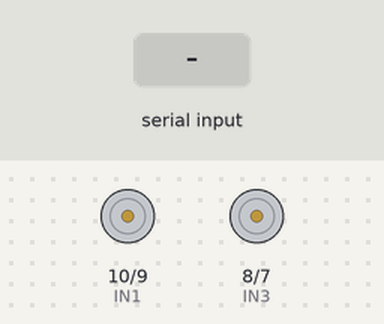
Simulated run of this sketch. Board: Arduino Uno, built with avr-gcc and run on an emulated ATmega328P. On the bench: motor-driver pin pairs drawn as motors (green arrow = first pin HIGH = forward, orange = second pin HIGH = backward, longer = more drive, scaled by the enable pin). The test bench sets the inputs (shaded band).

Above: at 1.2 s.
1.3 s: "a" received over Serial
At 1.6 s:
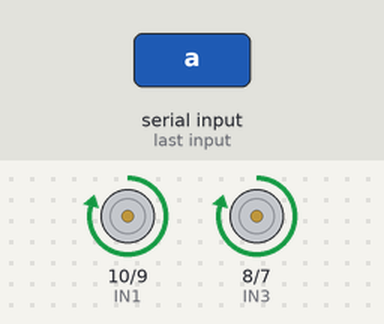
2.8 s: "t" received over Serial
At 3.9 s:
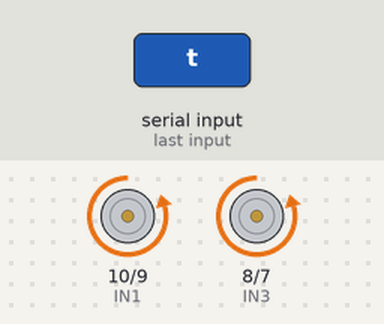
4.3 s: "l" received over Serial
At 5.1 s:
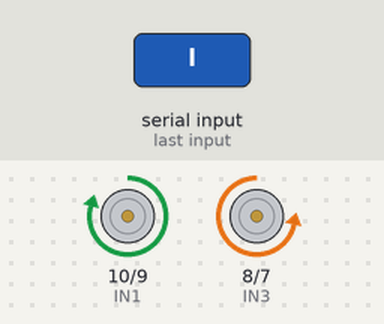
5.8 s: "r" received over Serial
At 6.2 s:
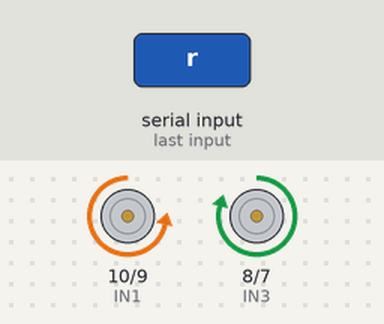
Timing chart, 0 to 8.3 s (numbered marks = the images above; inputs shaded):
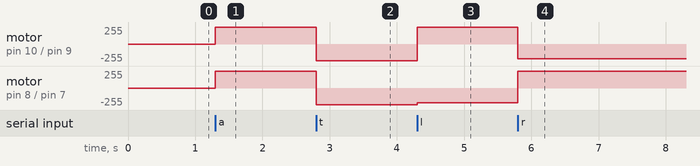

The sketch:

CODIGOMOTORES.ino
```cpp
const int ENA = 11;
const int ENB = 6;
const int IN1 = 10;
const int IN2 = 9;
const int IN3 = 8;
const int IN4 = 7;

int vel = 250;
int velGiro = 220;

void setup() {
  Serial.begin(115200);  // Iniciamos la comunicación serial

  pinMode(ENA, OUTPUT);
  pinMode(IN1, OUTPUT);
  pinMode(IN2, OUTPUT);
  pinMode(ENB, OUTPUT);
  pinMode(IN3, OUTPUT);
  pinMode(IN4, OUTPUT);
}

void loop() {
  if (Serial.available() > 0) {
    char dato = Serial.read();
    if (dato == 'a') {
      forward();
    }
    if (dato == 't') {
      downcart();
    }
    if (dato == 'l') {
      leftcart();
    }
    if (dato == 'r') {
      rightcart();
    }
  }
}


void forward() {
  digitalWrite(IN1, HIGH);
  digitalWrite(IN2, LOW);
  digitalWrite(IN3, HIGH);
  digitalWrite(IN4, LOW);
  analogWrite(ENA, vel);
  analogWrite(ENB, vel);
}

void downcart() {
  digitalWrite(IN1, LOW);
  digitalWrite(IN2, HIGH);
  digitalWrite(IN3, LOW);
  digitalWrite(IN4, HIGH);
  analogWrite(ENA, vel);
  analogWrite(ENB, vel);
}

void leftcart() {
  digitalWrite(IN1, HIGH);
  digitalWrite(IN2, LOW);
  digitalWrite(IN3, LOW);
  digitalWrite(IN4, HIGH);
  analogWrite(ENA, vel);
  analogWrite(ENB, velGiro);
}

void rightcart() {
  digitalWrite(IN1, LOW);
  digitalWrite(IN2, HIGH);
  digitalWrite(IN3, HIGH);
  digitalWrite(IN4, LOW);
  analogWrite(ENA, velGiro);
  analogWrite(ENB, vel);
}

void stopcart() {
  digitalWrite(IN1, LOW);
  digitalWrite(IN2, LOW);
  digitalWrite(IN3, LOW);
  digitalWrite(IN4, LOW);
  analogWrite(ENA, 0);
  analogWrite(ENB, 0);
}
```

Measured:
- after the input at 1.3 s, motor on pin 10 (IN1) / pin 9 (IN2), motor on pin 8 (IN3) / pin 7 (IN4): stopped → forward 250/255 at once
- after the input at 2.8 s, motor on pin 10 (IN1) / pin 9 (IN2), motor on pin 8 (IN3) / pin 7 (IN4): forward 250/255 → backward 250/255 at once
- after the input at 4.3 s, motor on pin 10 (IN1) / pin 9 (IN2): backward 250/255 → forward 250/255 at once; motor on pin 8 (IN3) / pin 7 (IN4): backward 250/255 → backward 220/255 at once
- after the input at 5.8 s, motor on pin 10 (IN1) / pin 9 (IN2): forward 250/255 → backward 220/255 at once; motor on pin 8 (IN3) / pin 7 (IN4): backward 220/255 → forward 250/255 at once
